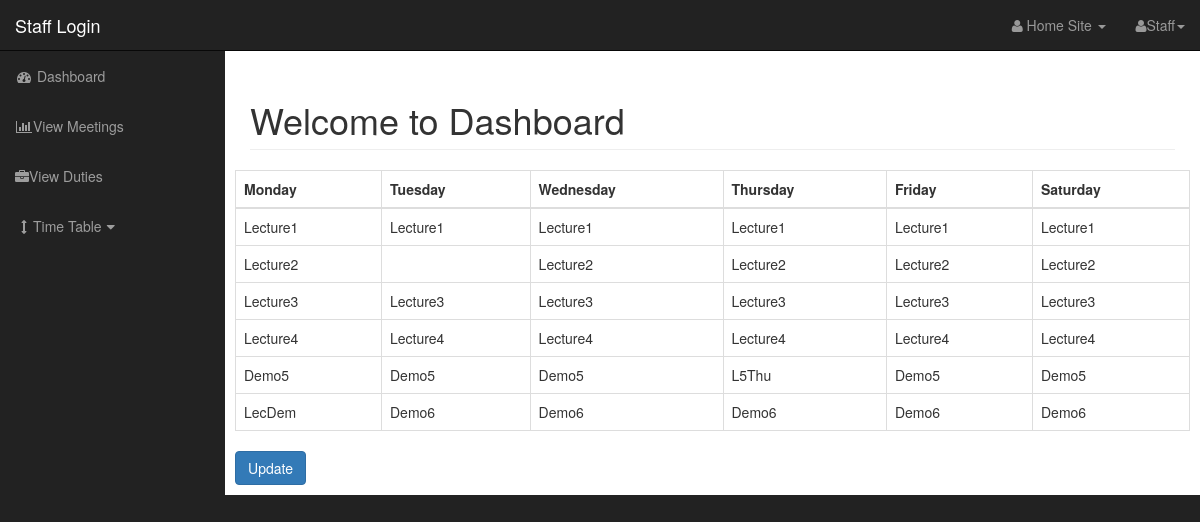
Page /Staff/dashboard.php?source=view_timetable3 (signed in) on the committed database.
### tables this page shows
CREATE TABLE `third_year_tt` (
  `id` int(11) NOT NULL,
  `monday` varchar(255) NOT NULL,
  `tuesday` varchar(255) NOT NULL,
  `wednesday` varchar(255) NOT NULL,
  `thursday` varchar(255) NOT NULL,
  `friday` varchar(255) NOT NULL,
  `saturday` varchar(255) NOT NULL
);

### Staff/includes/view_timetable3.php (the view, shortened to what this page needs)
<form action="" method="POST">
    <table class="table table-bordered table-hover">
        <tr>
            <th>Monday</th>
            <th>Tuesday</th>
            <th>Wednesday</th>
            <th>Thursday</th>
            <th>Friday</th>
            <th>Saturday</th>
        </tr>
        <tbody>
            <?php
                $query = "SELECT * FROM third_year_tt";
                $select_prod_query = mysqli_query($connection, $query);
                while($row = mysqli_fetch_assoc($select_prod_query)){
                    $monday = $row['monday'];
                    $tuesday = $row['tuesday'];
                    $wednesday = $row['wednesday'];
                    $thursday = $row['thursday'];
                    $friday = $row['friday'];
                    $saturday = $row['saturday'];
                    echo "<tr>";
                        echo "<td>$monday</td>";
                        echo "<td>$tuesday</td>";
                        echo "<td>$wednesday</td>";
                        echo "<td>$thursday</td>";
                        echo "<td>$friday</td>";
                     echo "<td>$saturday</td>";
                    echo "</tr>";
                }
            ?>
        </tbody>
    </table>
       <a href="dashboard.php?source=update&year=3" class="btn btn-primary">Update</a>
    </form>

### Staff/css/sb-admin.css (style rules this page uses)
body { margin-top: 100px; background-color: #222; }
@media (min-width:768px) { body { margin-top: 50px; } }

### rows in the picture
third_year_tt: monday "Lecture1", tuesday "Lecture1", wednesday "Lecture1", thursday "Lecture1", friday "Lecture1", saturday "Lecture1"
third_year_tt: monday "Lecture2", wednesday "Lecture2", thursday "Lecture2", friday "Lecture2", saturday "Lecture2"
third_year_tt: monday "Lecture3", tuesday "Lecture3", wednesday "Lecture3", thursday "Lecture3", friday "Lecture3", saturday "Lecture3"
third_year_tt: monday "Lecture4", tuesday "Lecture4", wednesday "Lecture4", thursday "Lecture4", friday "Lecture4", saturday "Lecture4"
third_year_tt: monday "Demo5", tuesday "Demo5", wednesday "Demo5", thursday "L5Thu", friday "Demo5", saturday "Demo5"
third_year_tt: monday "LecDem", tuesday "Demo6", wednesday "Demo6", thursday "Demo6", friday "Demo6", saturday "Demo6"
